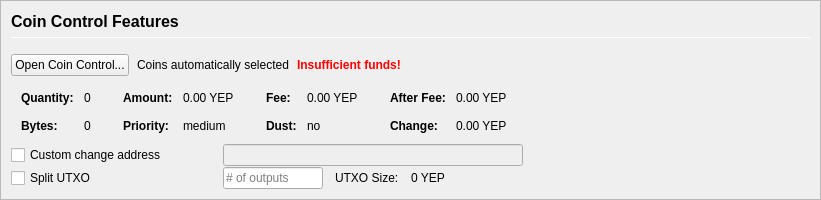
         <widget class="QFrame" name="frameCoinControl">
          <property name="sizePolicy">
           <sizepolicy hsizetype="Expanding" vsizetype="Expanding">
            <horstretch>0</horstretch>
            <verstretch>0</verstretch>
           </sizepolicy>
          </property>
          <property name="maximumSize">
           <size>
            <width>16777215</width>
            <height>16777215</height>
           </size>
          </property>
          <property name="frameShape">
           <enum>QFrame::StyledPanel</enum>
          </property>
          <property name="frameShadow">
           <enum>QFrame::Sunken</enum>
          </property>
          <layout class="QVBoxLayout" name="verticalLayoutCoinControl2">
           <property name="spacing">
            <number>0</number>
           </property>
           <property name="leftMargin">
            <number>0</number>
           </property>
           <property name="topMargin">
            <number>0</number>
           </property>
           <property name="rightMargin">
            <number>0</number>
           </property>
           <property name="bottomMargin">
            <number>0</number>
           </property>
           <item>
            <widget class="QFrame" name="frameCoinControl_BG">
             <layout class="QVBoxLayout" name="verticalLayoutCoinControl" stretch="0,0,0,0,0,0">
              <property name="spacing">
               <number>1</number>
              </property>
              <property name="leftMargin">
               <number>10</number>
              </property>
              <property name="topMargin">
               <number>10</number>
              </property>
              <item>
               <layout class="QHBoxLayout" name="horizontalLayoutCoinControl1">
                <property name="bottomMargin">
                 <number>15</number>
                </property>
                <item>
                 <layout class="QVBoxLayout" name="verticalLayout_3">
                  <property name="spacing">
                   <number>6</number>
                  </property>
                  <item>
                   <widget class="QLabel" name="labelCoinControlFeatures">
                    <property name="sizePolicy">
                     <sizepolicy hsizetype="Preferred" vsizetype="Maximum">
                      <horstretch>0</horstretch>
                      <verstretch>0</verstretch>
                     </sizepolicy>
                    </property>
                    <property name="minimumSize">
                     <size>
                      <width>0</width>
                      <height>20</height>
                     </size>
                    </property>
                    <property name="font">
                     <font>
                      <pointsize>12</pointsize>
                      <weight>75</weight>
                      <bold>true</bold>
                     </font>
                    </property>
                    <property name="styleSheet">
                     <string notr="true">font-weight:bold;</string>
                    </property>
                    <property name="text">
                     <string>Coin Control Features</string>
                    </property>
                   </widget>
                  </item>
                  <item>
                   <widget class="Line" name="line">
                    <property name="minimumSize">
                     <size>
                      <width>0</width>
                      <height>1</height>
                     </size>
                    </property>
                    <property name="maximumSize">
                     <size>
                      <width>16777215</width>
                      <height>1</height>
                     </size>
                    </property>
                    <property name="orientation">
                     <enum>Qt::Horizontal</enum>
                    </property>
                   </widget>
                  </item>
                 </layout>
                </item>
               </layout>
              </item>
              <item>
               <layout class="QHBoxLayout" name="horizontalLayoutCoinControl2" stretch="0,0,0,0">
                <property name="spacing">
                 <number>8</number>
                </property>
                <property name="bottomMargin">
                 <number>10</number>
                </property>
                <item>
                 <widget class="QPushButton" name="pushButtonCoinControl">
                  <property name="styleSheet">
                   <string notr="true"/>
                  </property>
                  <property name="text">
                   <string>Open Coin Control...</string>
                  </property>
                  <property name="autoDefault">
                   <bool>false</bool>
                  </property>
                 </widget>
                </item>
                <item>
                 <widget class="QLabel" name="labelCoinControlAutomaticallySelected">
                  <property name="text">
                   <string>Coins automatically selected</string>
                  </property>
                  <property name="margin">
                   <number>5</number>
                  </property>
                 </widget>
                </item>
                <item>
                 <widget class="QLabel" name="labelCoinControlInsuffFunds">
                  <property name="font">
                   <font>
                    <weight>75</weight>
                    <bold>true</bold>
                   </font>
                  </property>
                  <property name="styleSheet">
                   <string notr="true">color:red;font-weight:bold;</string>
                  </property>
                  <property name="text">
                   <string>Insufficient funds!</string>
                  </property>
                  <property name="margin">
                   <number>5</number>
                  </property>
                 </widget>
                </item>
                <item>
                 <spacer name="horizontalSpacerCoinControl">
                  <property name="orientation">
                   <enum>Qt::Horizontal</enum>
                  </property>
                  <property name="sizeHint" stdset="0">
                   <size>
                    <width>40</width>
                    <height>1</height>
                   </size>
                  </property>
                 </spacer>
                </item>
               </layout>
              </item>
              <item>
               <widget class="QWidget" name="widgetCoinControl" native="true">
                <property name="sizePolicy">
                 <sizepolicy hsizetype="Preferred" vsizetype="Preferred">
                  <horstretch>0</horstretch>
                  <verstretch>0</verstretch>
                 </sizepolicy>
                </property>
                <property name="minimumSize">
                 <size>
                  <width>0</width>
                  <height>0</height>
                 </size>
                </property>
                <property name="styleSheet">
                 <string notr="true"/>
                </property>
                <layout class="QHBoxLayout" name="horizontalLayoutCoinControl5">
                 <property name="leftMargin">
                  <number>0</number>
                 </property>
                 <property name="topMargin">
                  <number>0</number>
                 </property>
                 <property name="rightMargin">
                  <number>0</number>
                 </property>
                 <property name="bottomMargin">
                  <number>0</number>
                 </property>
                 <item>
                  <layout class="QHBoxLayout" name="horizontalLayoutCoinControl3" stretch="0,0,0,1">
                   <property name="spacing">
                    <number>20</number>
                   </property>
                   <property name="topMargin">
                    <number>0</number>
                   </property>
                   <property name="bottomMargin">
                    <number>10</number>
                   </property>
                   <item>
                    <layout class="QFormLayout" name="formLayoutCoinControl1">
                     <property name="horizontalSpacing">
                      <number>10</number>
                     </property>
                     <property name="verticalSpacing">
                      <number>14</number>
                     </property>
                     <property name="leftMargin">
                      <number>10</number>
                     </property>
                     <property name="topMargin">
                      <number>4</number>
                     </property>
                     <property name="rightMargin">
                      <number>6</number>
                     </property>
                     <item row="0" column="0">
                      <widget class="QLabel" name="labelCoinControlQuantityText">
                       <property name="font">
                        <font>
                         <weight>75</weight>
                         <bold>true</bold>
                        </font>
                       </property>
                       <property name="text">
                        <string>Quantity:</string>
                       </property>
                       <property name="margin">
                        <number>0</number>
                       </property>
                      </widget>
                     </item>
                     <item row="0" column="1">
                      <widget class="QLabel" name="labelCoinControlQuantity">
                       <property name="cursor">
                        <cursorShape>IBeamCursor</cursorShape>
                       </property>
                       <property name="contextMenuPolicy">
                        <enum>Qt::ActionsContextMenu</enum>
                       </property>
                       <property name="text">
                        <string notr="true">0</string>
                       </property>
                       <property name="margin">
                        <number>0</number>
                       </property>
                       <property name="textInteractionFlags">
                        <set>Qt::LinksAccessibleByMouse|Qt::TextSelectableByKeyboard|Qt::TextSelectableByMouse</set>
                       </property>
                      </widget>
                     </item>
                     <item row="1" column="0">
                      <widget class="QLabel" name="labelCoinControlBytesText">
                       <property name="font">
                        <font>
                         <weight>75</weight>
                         <bold>true</bold>
                        </font>
                       </property>
                       <property name="text">
                        <string>Bytes:</string>
                       </property>
                      </widget>
                     </item>
                     <item row="1" column="1">
                      <widget class="QLabel" name="labelCoinControlBytes">
                       <property name="cursor">
                        <cursorShape>IBeamCursor</cursorShape>
                       </property>
                       <property name="contextMenuPolicy">
                        <enum>Qt::ActionsContextMenu</enum>
                       </property>
                       <property name="text">
                        <string notr="true">0</string>
                       </property>
                       <property name="textInteractionFlags">
                        <set>Qt::LinksAccessibleByMouse|Qt::TextSelectableByKeyboard|Qt::TextSelectableByMouse</set>
                       </property>
                      </widget>
                     </item>
                    </layout>
                   </item>
                   <item>
                    <layout class="QFormLayout" name="formLayoutCoinControl2">
                     <property name="horizontalSpacing">
                      <number>10</number>
                     </property>
                     <property name="verticalSpacing">
                      <number>14</number>
                     </property>
                     <property name="leftMargin">
                      <number>6</number>
                     </property>
                     <property name="topMargin">
                      <number>4</number>
                     </property>
                     <property name="rightMargin">
                      <number>6</number>
                     </property>
                     <item row="0" column="0">
                      <widget class="QLabel" name="labelCoinControlAmountText">
                       <property name="font">
                        <font>
                         <weight>75</weight>
                         <bold>true</bold>
                        </font>
                       </property>
                       <property name="text">
                        <string>Amount:</string>
                       </property>
                       <property name="margin">
                        <number>0</number>
                       </property>
                      </widget>
                     </item>
                     <item row="0" column="1">
                      <widget class="QLabel" name="labelCoinControlAmount">
                       <property name="cursor">
                        <cursorShape>IBeamCursor</cursorShape>
                       </property>
                       <property name="contextMenuPolicy">
                        <enum>Qt::ActionsContextMenu</enum>
                       </property>
                       <property name="text">
                        <string notr="true">0.00 YEP</string>
                       </property>
                       <property name="textInteractionFlags">
                        <set>Qt::LinksAccessibleByMouse|Qt::TextSelectableByKeyboard|Qt::TextSelectableByMouse</set>
                       </property>
                      </widget>
                     </item>
                     <item row="1" column="0">
                      <widget class="QLabel" name="labelCoinControlPriorityText">
                       <property name="font">
                        <font>
                         <weight>75</weight>
                         <bold>true</bold>
                        </font>
                       </property>
                       <property name="text">
                        <string>Priority:</string>
                       </property>
                      </widget>
                     </item>
                     <item row="1" column="1">
                      <widget class="QLabel" name="labelCoinControlPriority">
                       <property name="cursor">
                        <cursorShape>IBeamCursor</cursorShape>
                       </property>
                       <property name="contextMenuPolicy">
                        <enum>Qt::ActionsContextMenu</enum>
                       </property>
                       <property name="text">
                        <string>medium</string>
                       </property>
                       <property name="textInteractionFlags">
                        <set>Qt::LinksAccessibleByMouse|Qt::TextSelectableByKeyboard|Qt::TextSelectableByMouse</set>
                       </property>
                      </widget>
                     </item>
                    </layout>
                   </item>
                   <item>
                    <layout class="QFormLayout" name="formLayoutCoinControl3">
                     <property name="horizontalSpacing">
                      <number>10</number>
                     </property>
                     <property name="verticalSpacing">
                      <number>14</number>
                     </property>
                     <property name="leftMargin">
                      <number>6</number>
                     </property>
                     <property name="topMargin">
                      <number>4</number>
                     </property>
                     <property name="rightMargin">
                      <number>6</number>
                     </property>
                     <item row="0" column="0">
                      <widget class="QLabel" name="labelCoinControlFeeText">
                       <property name="font">
                        <font>
                         <weight>75</weight>
                         <bold>true</bold>
                        </font>
                       </property>
                       <property name="text">
                        <string>Fee:</string>
                       </property>
                       <property name="margin">
                        <number>0</number>
                       </property>
                      </widget>
                     </item>
                     <item row="0" column="1">
                      <widget class="QLabel" name="labelCoinControlFee">
                       <property name="cursor">
                        <cursorShape>IBeamCursor</cursorShape>
                       </property>
                       <property name="contextMenuPolicy">
                        <enum>Qt::ActionsContextMenu</enum>
                       </property>
                       <property name="text">
                        <string notr="true">0.00 YEP</string>
                       </property>
                       <property name="textInteractionFlags">
                        <set>Qt::LinksAccessibleByMouse|Qt::TextSelectableByKeyboard|Qt::TextSelectableByMouse</set>
                       </property>
                      </widget>
                     </item>
                     <item row="1" column="0">
                      <widget class="QLabel" name="labelCoinControlLowOutputText">
                       <property name="font">
                        <font>
                         <weight>75</weight>
                         <bold>true</bold>
                        </font>
                       </property>
                       <property name="text">
                        <string>Dust:</string>
                       </property>
                      </widget>
                     </item>
                     <item row="1" column="1">
                      <widget class="QLabel" name="labelCoinControlLowOutput">
                       <property name="cursor">
                        <cursorShape>IBeamCursor</cursorShape>
                       </property>
                       <property name="contextMenuPolicy">
                        <enum>Qt::ActionsContextMenu</enum>
                       </property>
                       <property name="text">
                        <string>no</string>
                       </property>
                       <property name="textInteractionFlags">
                        <set>Qt::LinksAccessibleByMouse|Qt::TextSelectableByKeyboard|Qt::TextSelectableByMouse</set>
                       </property>
                      </widget>
                     </item>
                    </layout>
                   </item>
                   <item>
                    <layout class="QFormLayout" name="formLayoutCoinControl4">
                     <property name="horizontalSpacing">
                      <number>10</number>
                     </property>
                     <property name="verticalSpacing">
                      <number>14</number>
                     </property>
                     <property name="leftMargin">
                      <number>6</number>
                     </property>
                     <property name="topMargin">
                      <number>4</number>
                     </property>
                     <property name="rightMargin">
                      <number>6</number>
                     </property>
                     <item row="0" column="0">
                      <widget class="QLabel" name="labelCoinControlAfterFeeText">
                       <property name="font">
                        <font>
                         <weight>75</weight>
                         <bold>true</bold>
                        </font>
                       </property>
                       <property name="text">
                        <string>After Fee:</string>
                       </property>
                       <property name="margin">
                        <number>0</number>
                       </property>
                      </widget>
                     </item>
                     <item row="0" column="1">
                      <widget class="QLabel" name="labelCoinControlAfterFee">
                       <property name="cursor">
                        <cursorShape>IBeamCursor</cursorShape>
                       </property>
                       <property name="contextMenuPolicy">
                        <enum>Qt::ActionsContextMenu</enum>
                       </property>
                       <property name="text">
                        <string notr="true">0.00 YEP</string>
                       </property>
                       <property name="textInteractionFlags">
                        <set>Qt::LinksAccessibleByMouse|Qt::TextSelectableByKeyboard|Qt::TextSelectableByMouse</set>
                       </property>
                      </widget>
                     </item>
                     <item row="1" column="0">
                      <widget class="QLabel" name="labelCoinControlChangeText">
                       <property name="font">
                        <font>
                         <weight>75</weight>
                         <bold>true</bold>
                        </font>
                       </property>
                       <property name="text">
                        <string>Change:</string>
                       </property>
                      </widget>
                     </item>
                     <item row="1" column="1">
                      <widget class="QLabel" name="labelCoinControlChange">
                       <property name="cursor">
                        <cursorShape>IBeamCursor</cursorShape>
                       </property>
                       <property name="contextMenuPolicy">
                        <enum>Qt::ActionsContextMenu</enum>
                       </property>
                       <property name="text">
                        <string notr="true">0.00 YEP</string>
                       </property>
                       <property name="textInteractionFlags">
                        <set>Qt::LinksAccessibleByMouse|Qt::TextSelectableByKeyboard|Qt::TextSelectableByMouse</set>
                       </property>
                      </widget>
                     </item>
                    </layout>
                   </item>
                  </layout>
                 </item>
                </layout>
               </widget>
              </item>
              <item>
               <layout class="QHBoxLayout" name="horizontalLayoutCoinControl4">
                <property name="spacing">
                 <number>12</number>
                </property>
                <property name="sizeConstraint">
                 <enum>QLayout::SetDefaultConstraint</enum>
                </property>
                <property name="topMargin">
                 <number>0</number>
                </property>
                <property name="rightMargin">
                 <number>0</number>
                </property>
                <item>
                 <widget class="QCheckBox" name="checkBoxCoinControlChange">
                  <property name="sizePolicy">
                   <sizepolicy hsizetype="Preferred" vsizetype="Preferred">
                    <horstretch>0</horstretch>
                    <verstretch>0</verstretch>
                   </sizepolicy>
                  </property>
                  <property name="minimumSize">
                   <size>
                    <width>200</width>
                    <height>0</height>
                   </size>
                  </property>
                  <property name="maximumSize">
                   <size>
                    <width>200</width>
                    <height>16777215</height>
                   </size>
                  </property>
                  <property name="toolTip">
                   <string>If this is activated, but the change address is empty or invalid, change will be sent to a newly generated address.</string>
                  </property>
                  <property name="text">
                   <string>Custom change address</string>
                  </property>
                 </widget>
                </item>
                <item>
                 <widget class="QValidatedLineEdit" name="lineEditCoinControlChange">
                  <property name="enabled">
                   <bool>false</bool>
                  </property>
                  <property name="sizePolicy">
                   <sizepolicy hsizetype="Preferred" vsizetype="Preferred">
                    <horstretch>0</horstretch>
                    <verstretch>0</verstretch>
                   </sizepolicy>
                  </property>
                  <property name="minimumSize">
                   <size>
                    <width>300</width>
                    <height>0</height>
                   </size>
                  </property>
                 </widget>
                </item>
                <item>
                 <widget class="QLabel" name="labelCoinControlChangeLabel">
                  <property name="sizePolicy">
                   <sizepolicy hsizetype="Preferred" vsizetype="Preferred">
                    <horstretch>0</horstretch>
                    <verstretch>0</verstretch>
                   </sizepolicy>
                  </property>
                  <property name="minimumSize">
                   <size>
                    <width>100</width>
                    <height>0</height>
                   </size>
                  </property>
                  <property name="text">
                   <string/>
                  </property>
                  <property name="margin">
                   <number>3</number>
                  </property>
                 </widget>
                </item>
               </layout>
              </item>
              <item>
               <layout class="QHBoxLayout" name="horizontalLayoutCoinControl6">
                <property name="spacing">
                 <number>12</number>
                </property>
                <property name="rightMargin">
                 <number>0</number>
                </property>
                <item>
                 <widget class="QCheckBox" name="splitBlockCheckBox">
                  <property name="sizePolicy">
                   <sizepolicy hsizetype="Preferred" vsizetype="Preferred">
                    <horstretch>0</horstretch>
                    <verstretch>0</verstretch>
                   </sizepolicy>
                  </property>
                  <property name="minimumSize">
                   <size>
                    <width>200</width>
                    <height>0</height>
                   </size>
                  </property>
                  <property name="maximumSize">
                   <size>
                    <width>200</width>
                    <height>16777215</height>
                   </size>
                  </property>
                  <property name="text">
                   <string>Split UTXO</string>
                  </property>
                 </widget>
                </item>
                <item>
                 <widget class="QLineEdit" name="splitBlockLineEdit">
                  <property name="sizePolicy">
                   <sizepolicy hsizetype="Preferred" vsizetype="Preferred">
                    <horstretch>50</horstretch>
                    <verstretch>0</verstretch>
                   </sizepolicy>
                  </property>
                  <property name="minimumSize">
                   <size>
                    <width>100</width>
                    <height>0</height>
                   </size>
                  </property>
                  <property name="maximumSize">
                   <size>
                    <width>100</width>
                    <height>16777215</height>
                   </size>
                  </property>
                  <property name="placeholderText">
                   <string># of outputs</string>
                  </property>
                 </widget>
                </item>
                <item>
                 <widget class="QLabel" name="labelBlockSizeText">
                  <property name="text">
                   <string>UTXO Size:</string>
                  </property>
                 </widget>
                </item>
                <item>
                 <widget class="QLabel" name="labelBlockSize">
                  <property name="text">
                   <string>0 YEP</string>
                  </property>
                 </widget>
                </item>
                <item>
                 <spacer name="horizontalSpacer_7">
                  <property name="orientation">
                   <enum>Qt::Horizontal</enum>
                  </property>
                  <property name="sizeHint" stdset="0">
                   <size>
                    <width>40</width>
                    <height>20</height>
                   </size>
                  </property>
                 </spacer>
                </item>
               </layout>
              </item>
              <item>
               <spacer name="verticalSpacerCoinControl">
                <property name="orientation">
                 <enum>Qt::Vertical</enum>
                </property>
                <property name="sizeHint" stdset="0">
                 <size>
                  <width>800</width>
                  <height>1</height>
                 </size>
                </property>
               </spacer>
              </item>
             </layout>
            </widget>
           </item>
          </layout>
         </widget>
